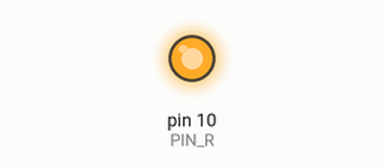
The program below on a simulated Raspberry Pi (header pin numbers). Parts: output pins drawn as LEDs (lit = HIGH).

Above: at 0.1 s.
Timing chart, 0 to 1.6 s (numbered marks = the images above):
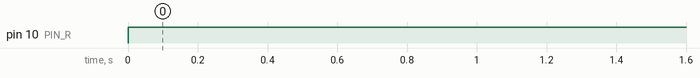

The program:

01_dule_color_led.py
```python
#!/usr/bin/env python
import RPi.GPIO as GPIO

PIN_R = 10

GPIO.setmode(GPIO.BOARD)       # Numbers GPIOs by physical location
GPIO.setup(PIN_R, GPIO.OUT)   # Set the R pin to mode is output


while True:
    GPIO.output(PIN_R, GPIO.HIGH)  # Set the R pin to High(3.3V) to turn on led
```

Measured:
- by itself, pin 10 (PIN_R): LOW → HIGH at 0.00 s
